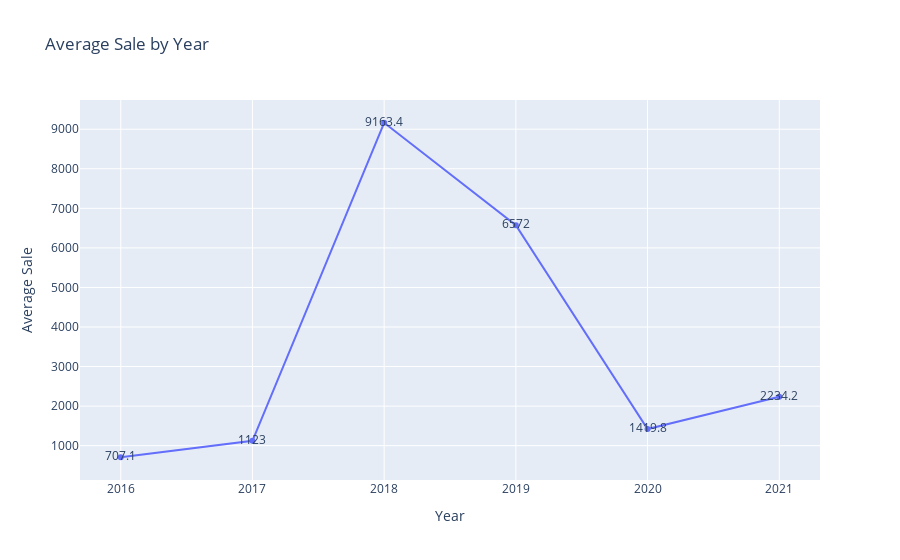

This figure's notebook cell:
### Markdown cell above
Showing the results through visualization

### Code cell
year_fig = px.line(data_frame=yearly_sale, x='Year', y='Total', title='Average Sale by Year', labels={'Total':'Average Sale'},
        text='Total', markers=True)
year_fig.show()

### Figure 1 — Plotly figure (JSON) as saved in the notebook; plotly's stock layout.template omitted (floating-point values rounded to 4 significant figures)
{"data": [{"hovertemplate": "Year=%{x}<br>Average Sale=%{text}<extra></extra>", "legendgroup": "", "line": {"color": "#636efa", "dash": "solid"}, "marker": {"symbol": "circle"}, "mode": "markers+lines+text", "name": "", "orientation": "v", "showlegend": false, "text": [707.1, 1123, 9163.0, 6572, 1420.0, 2234.0], "type": "scatter", "x": [2016, 2017, 2018, 2019, 2020, 2021], "xaxis": "x", "y": [707.1, 1123, 9163.0, 6572, 1420.0, 2234.0], "yaxis": "y"}], "layout": {"legend": {"tracegroupgap": 0}, "title": {"text": "Average Sale by Year"}, "xaxis": {"anchor": "y", "domain": [0, 1], "title": {"text": "Year"}}, "yaxis": {"anchor": "x", "domain": [0, 1], "title": {"text": "Average Sale"}}}}
